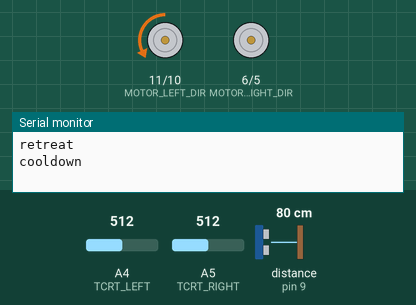
Recording of a sketch running on a simulated Arduino Uno, built with avr-gcc and run on an emulated ATmega328P. On the bench: direction and speed pins drawn as motors (green arrow = direction pin HIGH = forward, orange = LOW = backward, longer = more drive), the last lines printed to the serial monitor. Wiring (inferred from the names in the program): ultrasonic range finder: trigger pin 8; echo pin 9. The test bench sets the inputs (shaded band); at power-on: A4 (TCRT_LEFT) = 512, A5 (TCRT_RIGHT) = 512, distance to the obstacle (sensor on pin 9) 80 cm. The echo pulse lasts 58.3 µs per cm.

Above: at 2.2 s.
2.3 s: A4 (TCRT_LEFT) set to 414
5.3 s: A4 (TCRT_LEFT) set to 394
At 7.3 s:
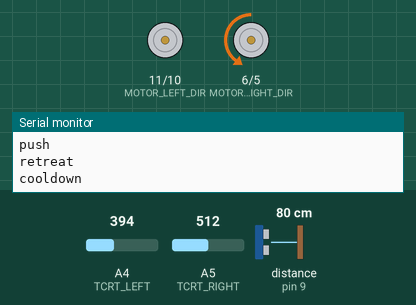
7.6 s: A5 (TCRT_RIGHT) set to 592
9.1 s: A5 (TCRT_RIGHT) set to 617
At 11.5 s:
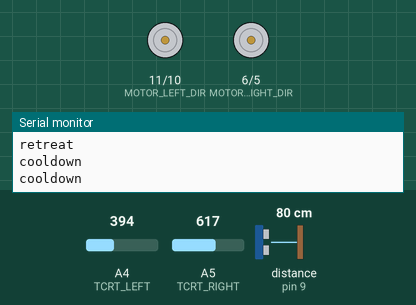
12.1 s: A5 (TCRT_RIGHT) set to 590
At 14.9 s:
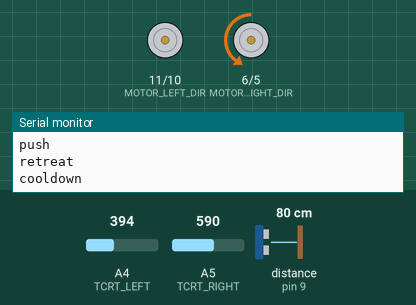
15.1 s: A5 (TCRT_RIGHT) set to 610
At 16.2 s:
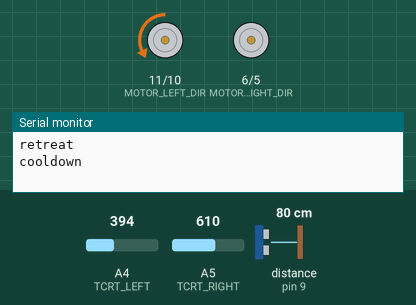
Timing chart, 0 to 19.1 s (numbered marks = the images above; inputs shaded):
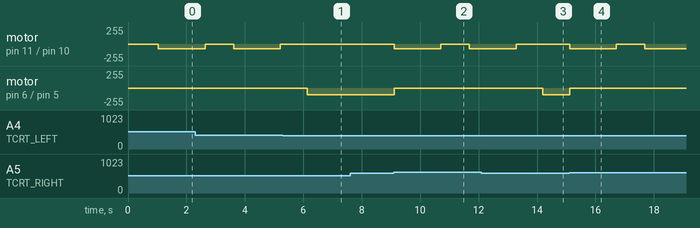

Measured:
- the behaviour switches between 401 and 400 on A4 (TCRT_LEFT) (found by bisection; images 0 and 1)
- the behaviour switches between 600 and 601 on A5 (TCRT_RIGHT) (found by bisection; images 1 and 2)
- after the input at 5.3 s, motor on pin 11 (MOTOR_LEFT_DIR) / pin 10 (MOTOR_LEFT_PWM): stays stopped (without the input it goes to backward 70/255 after 0.89 s); motor on pin 6 (MOTOR_RIGHT_DIR) / pin 5 (MOTOR_RIGHT_PWM): stopped → backward 100/255 after 0.83 s
- after the input at 7.6 s, every drawn part: stays the same
- after the input at 9.1 s, motor on pin 11 (MOTOR_LEFT_DIR) / pin 10 (MOTOR_LEFT_PWM): stopped → backward 70/255 at once, → stopped 1.6 s later, → backward 70/255 0.98 s later; motor on pin 6 (MOTOR_RIGHT_DIR) / pin 5 (MOTOR_RIGHT_PWM): backward 100/255 → stopped at once
- after the input at 12.1 s, motor on pin 11 (MOTOR_LEFT_DIR) / pin 10 (MOTOR_LEFT_PWM): goes on until 13.3 s, then stays stopped; motor on pin 6 (MOTOR_RIGHT_DIR) / pin 5 (MOTOR_RIGHT_PWM): stopped → backward 100/255 after 2.1 s
- after the input at 15.1 s, motor on pin 11 (MOTOR_LEFT_DIR) / pin 10 (MOTOR_LEFT_PWM): stopped → backward 70/255 at once, → stopped 1.6 s later, → backward 70/255 0.97 s later; motor on pin 6 (MOTOR_RIGHT_DIR) / pin 5 (MOTOR_RIGHT_PWM): backward 100/255 → stopped at once

The sketch:

robo.ino
```cpp
#include <Arduino.h>

// ============================================================================
// Definições de pinos e constantes
// ============================================================================
#define TRIG1 8
#define ECHO1 9
#define TRIG2 13
#define ECHO2 12

#define TCRT_LEFT A4
#define TCRT_RIGHT A5

#define MOTOR_LEFT_PWM 10
#define MOTOR_LEFT_DIR 11
#define MOTOR_RIGHT_PWM 5
#define MOTOR_RIGHT_DIR 6

// Parâmetros
#define DIST_OBSTACLE 100     // distância para considerar obstáculo (cm)

// TCRT thresholds based on your tests
#define BACK_LINE_THRESHOLD 400   // TCRT_LEFT reading above 600 means black line
#define FRONT_LINE_THRESHOLD 600   // TCRT_RIGHT reading above 80 means black line

#define SEARCH_SPEED 50           // velocidade ao girar procurando peso/oponente
#define PUSH_SPEED   100          // velocidade ao avançar empurrando

// Ajuste essa velocidade se quiser girar mais rápido ou mais devagar.
#define TURNAROUND_SPEED 70       // velocidade ao fazer o giro de 180º

// Ajuste esse tempo (em ms) para aproximar 180º. Vai depender do seu robô.
// 1000 ms pode ser muito ou pouco, você deve calibrar testando na prática.
#define TURNAROUND_TIME 300
#define COOLDOWN_TIME 500
#define BACKWARD_TIME 1600

// ============================================================================
// Enum para a Máquina de Estados
// ============================================================================
enum RobotState {
  SEARCH,    // robô gira procurando alvo
  PUSH,      // robô avança para empurrar alvo
  RETREAT,    // robô faz 180º para não sair da arena
  COOLDOWN   // Pequena espera para não detectar a linha imediatamente de novo
};

RobotState currentState = SEARCH;
unsigned long stateStartTime = 0;

// ============================================================================
// Declarações de Funções
// ============================================================================
long medirDistancia(int trigPin, int echoPin);

void moverFrente(int velocidade);
void moverTras(int velocidade);
void virarEsquerda(int velocidade);
void virarDireita(int velocidade);
void pararMotores();

// Função auxiliar para trocar de estado
void changeState(RobotState newState) {
  currentState = newState;
  switch (currentState) {
    case SEARCH: {Serial.println("search");}
    case PUSH: {Serial.println("push");}
    case RETREAT: {Serial.println("retreat");}
    case COOLDOWN: {Serial.println("cooldown");}
  }
  stateStartTime = millis(); // salva o horário de entrada nesse novo estado
}

// ============================================================================
// setup()
// ============================================================================
void setup() {
  pinMode(TRIG1, OUTPUT);
  pinMode(ECHO1, INPUT);
  pinMode(TRIG2, OUTPUT);
  pinMode(ECHO2, INPUT);

  // pinMode(TCRT_LEFT, INPUT_ANALOG); // se necessário
  // pinMode(TCRT_RIGHT, INPUT_ANALOG);

  pinMode(MOTOR_LEFT_PWM, OUTPUT);
  pinMode(MOTOR_LEFT_DIR, OUTPUT);
  pinMode(MOTOR_RIGHT_PWM, OUTPUT);
  pinMode(MOTOR_RIGHT_DIR, OUTPUT);

  Serial.begin(9600);
  delay(1000);
}

// ============================================================================
// loop() - Máquina de Estados
// ============================================================================
void loop() {
  // 1) Ler distância frontal
  long distFrente = medirDistancia(TRIG1, ECHO1);

  // 2) Ler valores analógicos dos sensores de linha
  int linhaTras    = analogRead(TCRT_LEFT);   // TCRT_LEFT -> Back sensor
  int linhaFrente  = analogRead(TCRT_RIGHT);  // TCRT_RIGHT -> Front sensor

  // Debug


  switch (currentState) {

    case SEARCH: {
      // Gira à direita até encontrar algo próximo
      virarDireita(SEARCH_SPEED);

      // Se achar obstáculo à frente (distância < DIST_OBSTACLE), muda para PUSH
      if (distFrente < DIST_OBSTACLE) {
        changeState(PUSH);
      }
      // Se a parte de trás ou da frente ler acima do threshold, faz 180º
      if (linhaTras > BACK_LINE_THRESHOLD || linhaFrente > FRONT_LINE_THRESHOLD) {
          Serial.print("DistFrente: ");
          Serial.print(distFrente);
          Serial.print(" | LinhaTras: ");
          Serial.print(linhaTras);
          Serial.print(" | LinhaFrente: ");
          Serial.println(linhaFrente);
        changeState(RETREAT);
      }
      break;
    }

    case PUSH: {
      // Avança para empurrar o objeto/peso

      // Se detecta a linha ou perde o obstáculo, faz 180º
      bool detectouLinha = (linhaTras > BACK_LINE_THRESHOLD || linhaFrente > FRONT_LINE_THRESHOLD);

      if (!(distFrente < DIST_OBSTACLE)) {
        changeState(SEARCH);
      }


      if (detectouLinha) {
          Serial.print("DistFrente: ");
          Serial.print(distFrente);
          Serial.print(" | LinhaTras: ");
          Serial.print(linhaTras);
          Serial.print(" | LinhaFrente: ");
          Serial.println(linhaFrente);
        changeState(RETREAT);
      }

      moverFrente(PUSH_SPEED);

      break;
    }

    case RETREAT: {
      unsigned long elapsedTime = millis() - stateStartTime;

      // Step 1: Move back for BACKWARD_TIME milliseconds
      if (elapsedTime < BACKWARD_TIME) {
        moverTras(TURNAROUND_SPEED);
      }
      // Step 2: Turn around for TURNAROUND_TIME milliseconds
      else if (elapsedTime < (BACKWARD_TIME + TURNAROUND_TIME)) {
        virarDireita(TURNAROUND_SPEED);
      }
      // Step 3: Stop and go to COOLDOWN state
      else {
        pararMotores();
        delay(100);
        changeState(COOLDOWN);
      }
      break;
    }

    case COOLDOWN: {
      // Aguarda um tempo antes de voltar a detectar a linha
      unsigned long tempoNoEstado = millis() - stateStartTime;
      if (tempoNoEstado > COOLDOWN_TIME) {
        changeState(SEARCH);  // Após cooldown, volta a procurar pesos
      }
      break;
    }
  }
}

// ============================================================================
// Funções Auxiliares
// ============================================================================
long medirDistancia(int trigPin, int echoPin) {
  digitalWrite(trigPin, LOW);
  delayMicroseconds(2);
  digitalWrite(trigPin, HIGH);
  delayMicroseconds(10);
  digitalWrite(trigPin, LOW);

  long duracao = pulseIn(echoPin, HIGH);
  long distancia = duracao * 0.034 / 2;
  if (distancia <= 0 || distancia > 400) {
    distancia = 400;  // limite
  }
  return distancia;
}

// --- Funções de movimento (mantidas, sem alterações) ---
void moverFrente(int velocidade) {
  analogWrite(MOTOR_LEFT_DIR,  velocidade);
  analogWrite(MOTOR_RIGHT_DIR, 0);

  analogWrite(MOTOR_LEFT_PWM,  0);
  analogWrite(MOTOR_RIGHT_PWM, velocidade);
}

void moverTras(int velocidade) {
  analogWrite(MOTOR_LEFT_DIR,  0);
  analogWrite(MOTOR_RIGHT_DIR, velocidade);

  analogWrite(MOTOR_LEFT_PWM,  velocidade);
  analogWrite(MOTOR_RIGHT_PWM, 0);
}

void virarEsquerda(int velocidade) {
  analogWrite(MOTOR_LEFT_PWM, velocidade);
  analogWrite(MOTOR_LEFT_DIR, 0);
  analogWrite(MOTOR_RIGHT_PWM, velocidade);
  analogWrite(MOTOR_RIGHT_DIR, 0);
}

void virarDireita(int velocidade) {
  analogWrite(MOTOR_LEFT_PWM, 0);
  analogWrite(MOTOR_LEFT_DIR, velocidade);
  analogWrite(MOTOR_RIGHT_PWM, 0);
  analogWrite(MOTOR_RIGHT_DIR, velocidade);
}

void pararMotores() {
  analogWrite(MOTOR_LEFT_PWM, 0);
  analogWrite(MOTOR_RIGHT_PWM, 0);
  analogWrite(MOTOR_LEFT_DIR, 0);
  analogWrite(MOTOR_RIGHT_DIR, 0);
}
```
